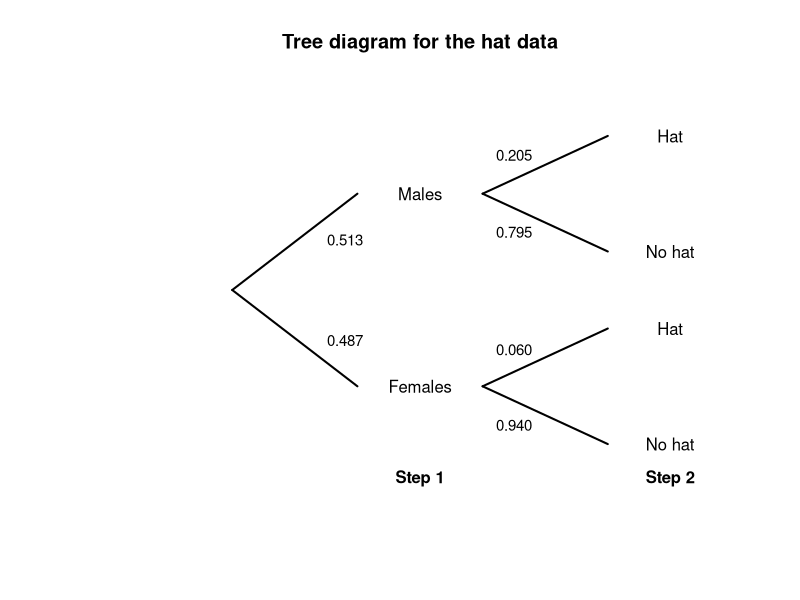
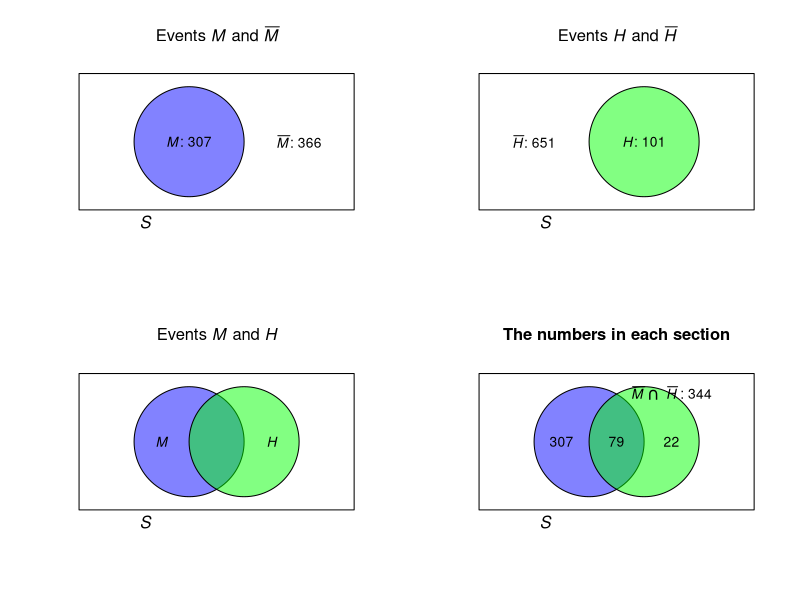
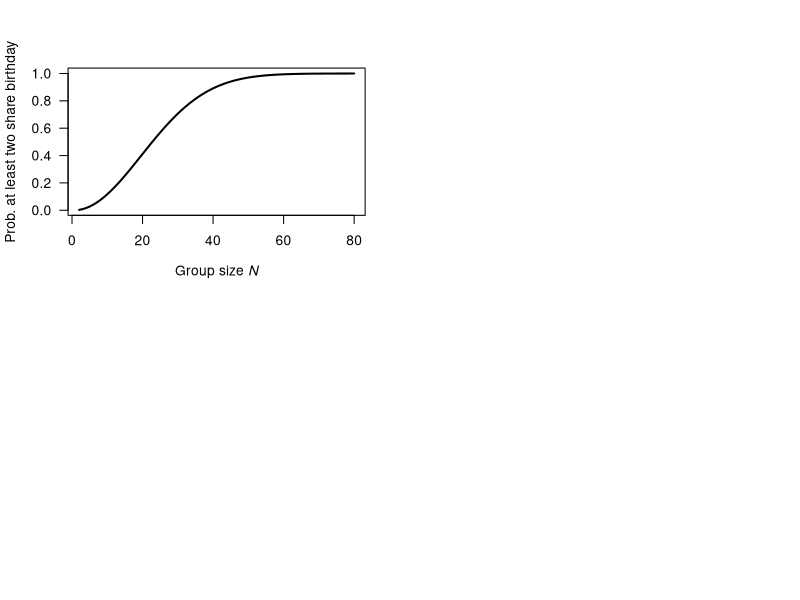
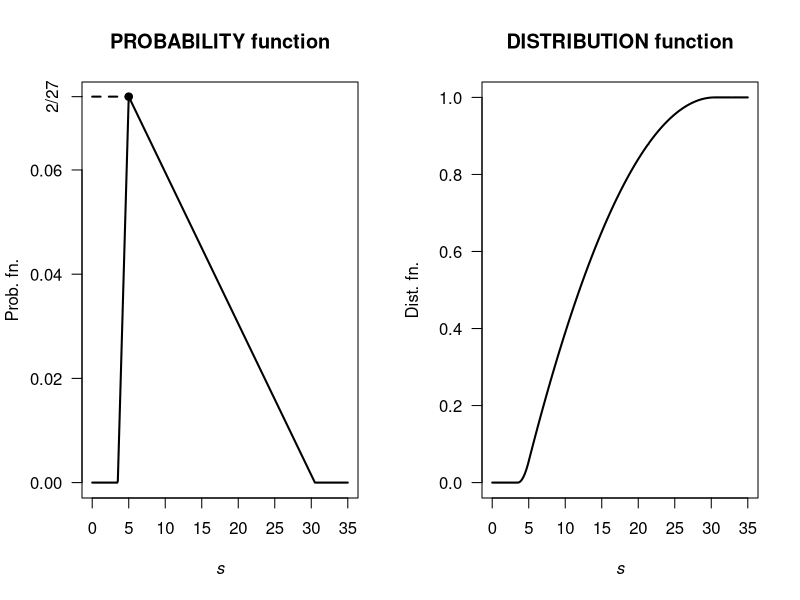
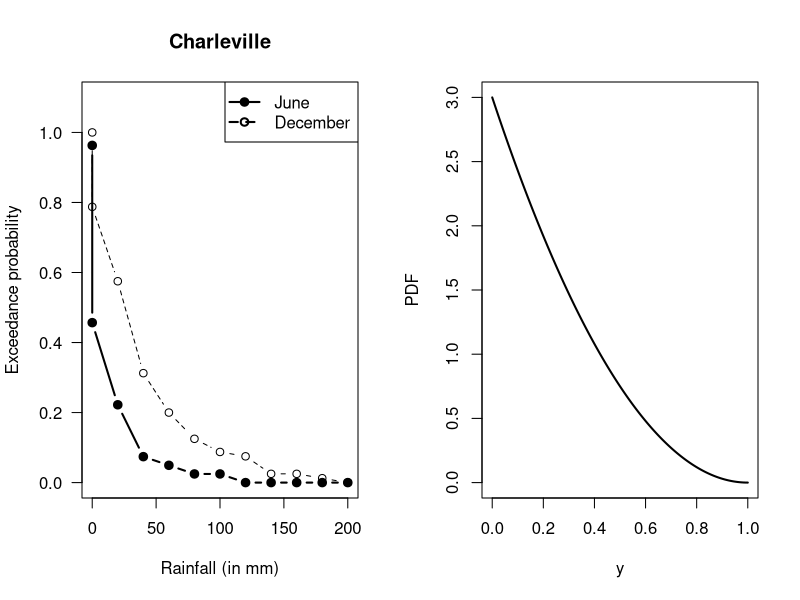
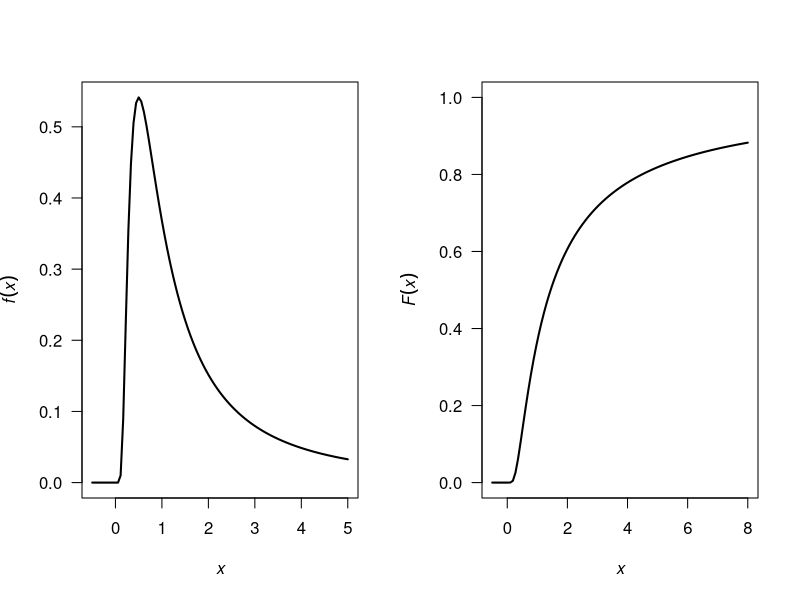
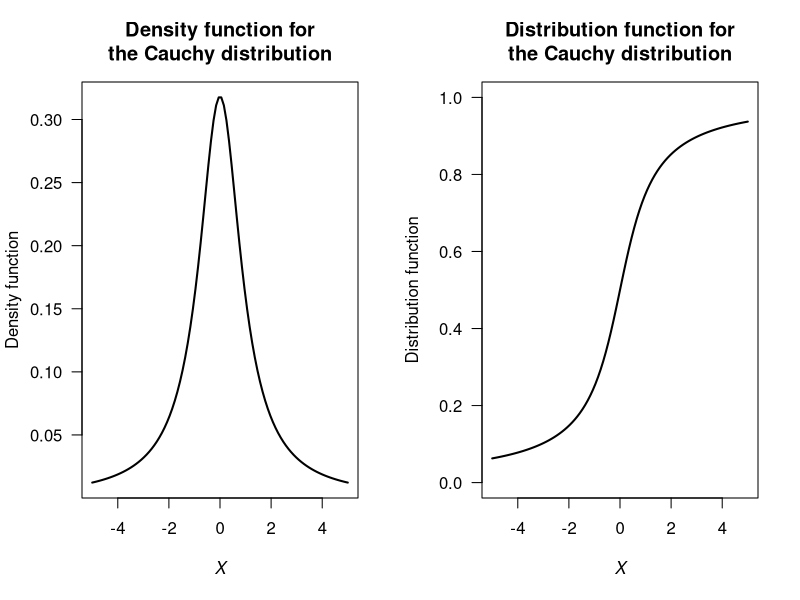
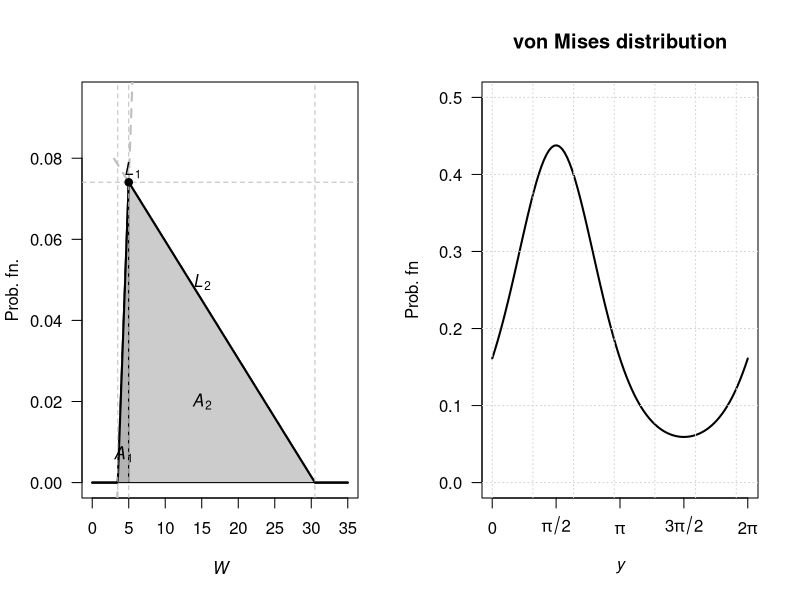

Write R code to recreate these figures, in order.
## ---- chunk 1
includeGraphsTables <- FALSE
## ---- chunk 2
# Part 1
whereSetA <- which( substr(state.name,
                           start = 1,
                           stop = 1)
                    == "W")
SetA <- state.name[whereSetA]
SetA

# Part 2
whereSetB <- which( substr(state.name,
                           start = 1,
                           stop = 5)
                    == "North")
SetB <- state.name[whereSetB]
SetB

# Part 3
Length_State_Names <- nchar(state.name)
whereSetC <- which( substr(state.name,
                          start = Length_State_Names,
                          stop = Length_State_Names)
                   == "a")
SetC <- state.name[whereSetC]
SetC

# Part 4 
SetD <- union(SetC, SetA)
SetD

# Part 5
SetE <- intersect(SetC, SetA)
SetE

# Part 6
whereSetF <- which( substr(state.name,
                           start = 1,
                           stop = 1)
                   != "W")
SetF <- state.name[whereSetF]

SetG <- intersect(SetC, SetF )
SetG
## ---- chunk 3
head(state.x77)
state_Names <- rownames(state.x77)
# Part 1
SetA <- state_Names[ state.x77[, 4] > 70 ]
SetB <- state_Names[ state.x77[, 8] < 500000 ]
SetC <- state_Names[ state.x77[, 3] > 2 ]
SetD <- state_Names[ state.x77[, 6] < 50 ]
SetE <- intersect(SetC, SetD)
SetF <- union( SetC, SetD)
## ---- chunk 4

plot( x = c(0, 1),
      y = c(0, 1),
      type = "n",
      main = "Tree diagram for the hat data",
      xlab = "",
      ylab = "",
      axes = FALSE)
#STEP 1
lines( x = c(0.2, 0.40),
       y = c(0.5, 0.75),
       lwd = 2)
lines( x = c(0.2, 0.40),
       y = c(0.5, 0.25),
       lwd = 2)
# STEP 2
lines( x = c(0.60, 0.80),
       y = c(0.75, 0.90),
       lwd = 2)
lines( x = c(0.60, 0.80),
       y = c(0.75, 0.60),
       lwd = 2)

lines( x = c(0.60, 0.80),
       y = c(0.25, 0.40),
       lwd = 2)
lines( x = c(0.60, 0.80),
       y = c(0.25, 0.10),
       lwd = 2)

# TEXT
text(x = 0.50,
     y = 0.75,
     labels = "Males")
text(x = 0.50,
     y = 0.25,
     labels = "Females")

text(x = 0.90,
     y = 0.90,
     labels = "Hat")
text(x = 0.90,
     y = 0.60,
     labels = "No hat")

text(x = 0.90,
     y = 0.40,
     labels = "Hat")
text(x = 0.90,
     y = 0.10,
     labels = "No hat")

# ADD PROBS
text(x = 0.38,
     y = 0.63,
     cex = 0.9,
     labels = "0.513")
text(x = 0.38,
     y = 0.37,
     cex = 0.9,
     labels = "0.487")

text(x = 0.65,
     y = 0.85,
     cex = 0.9,
     labels = "0.205")
text(x = 0.65,
     y = 0.65,
     cex = 0.9,
     labels = "0.795")

text(x = 0.65,
     y = 0.345,
     cex = 0.9,
     labels = "0.060")
text(x = 0.65,
     y = 0.15,
     cex = 0.9,
     labels = "0.940")

## STEPS
text(x = 0.50,
     y = 0.01,
     label = expression(bold("Step 1"))
     )
text(x = 0.90,
     y = 0.01,
     label = expression(bold("Step 2"))
     )
## ---- chunk 5
BRIS <- read.csv("Data/sunglasses.csv")
BRIS$Gender <- factor(BRIS$Gender,
                      levels = c(1, 2),
                      labels = c("Males",
                                 "Females"))
BRIS$Hat <- factor(BRIS$Hat,
                   levels = c(0, 1),
                   labels = c("No Hat",
                              "Hat"))

HatTable <- xtabs( Count ~ Gender + Hat,
                   data = BRIS)
HatTable <- cbind( HatTable,
                   "Total" = rowSums(HatTable) )

if( knitr::is_latex_output() ) {
  knitr::kable(HatTable,
               format = "latex",
               booktabs = TRUE,
               align = "r",
               longtable = FALSE,
               escape = FALSE,
               caption = "The numbers of males and females wearing a hat in the middle of the day in Brisbane") %>%
    kable_styling(font_size = 10) %>%
    row_spec(0, bold = TRUE)
}
if( knitr::is_html_output() ) {
  knitr::kable(HatTable,
               escape = TRUE,
               format = "html",
               booktabs = TRUE,
               align = "r",
               longtable = FALSE,
               caption = "The numbers of males and females wearing a hat in the middle of the day in Brisbane") %>%
    row_spec(1, bold = TRUE)
}
## ---- chunk 6
par( mfrow = c(2, 2))
colourMale <- rgb(0, 0, 255,
                  max = 255,
                  alpha = 125)
colourHat  <- rgb(0, 255, 0,
                  max = 255,
                  alpha = 125)

plot( x = c(0, 1),
      y = c(0, 1),
      type = "n",
      ylab = "",
      xlab = "",
      main = expression(paste("Events ", italic(M), " and ", bar(italic(M)))),
      axes = FALSE)

polygon( x = c(0, 0, 1, 1),
         y = c(0, 1, 1, 0))
plotrix::draw.circle(x = 0.4,
                     y = 0.5,
                     radius = 0.2,
                     col = colourMale)
text(x = 0.4,
     y = 0.5,
     labels = expression(paste(italic(M), ": 307")))
text(x = 0.8,
     y = 0.5,
     labels = expression(paste(bar(italic(M)), ": 366")))
mtext(text = expression(italic(S)),
      side = 1,
      adj = 0.25)


###############


plot( x = c(0, 1),
      y = c(0, 1),
      type = "n",
      ylab = "",
      xlab = "",
      main = expression(paste("Events ", italic(H), " and ", bar(italic(H)))) ,
      axes = FALSE)


polygon( x = c(0, 0, 1, 1),
         y = c(0, 1, 1, 0))

plotrix::draw.circle(x = 0.6,
                     y = 0.5,
                     radius = 0.2,
                     col = colourHat)

text(x = 0.6,
     y = 0.5,
     labels = expression(paste(italic(H), ": 101")))
text(x = 0.2,
     y = 0.5,
     labels = expression(paste( bar(italic(H)), ": 651")))

mtext(text = expression(italic(S)),
      side = 1,
      adj = 0.25)


####################


plot( x = c(0, 1),
      y = c(0, 1),
      type = "n",
      ylab = "",
      xlab = "",
      main = expression(paste("Events ", italic(M), " and ", italic(H))) ,
      axes = FALSE)


polygon( x = c(0, 0, 1, 1),
         y = c(0, 1, 1, 0))
plotrix::draw.circle(x = 0.4,
                     y = 0.5,
                     radius = 0.2,
                     col = colourMale)
plotrix::draw.circle(x = 0.6,
                     y = 0.5,
                     radius = 0.2,
                     col = colourHat)
text(x = 0.3,
     y = 0.5,
     labels = expression(italic(M)))
text(x = 0.7,
     y = 0.5,
     labels = expression(italic(H)))
mtext(text = expression(italic(S)),
      side = 1,
      adj = 0.25)


#################



plot( x = c(0, 1),
      y = c(0, 1),
      type = "n",
      ylab = "",
      xlab = "",
      main = "The numbers in each section",
      axes = FALSE)


polygon( x = c(0, 0, 1, 1),
         y = c(0, 1, 1, 0))
plotrix::draw.circle(x = 0.4,
                     y = 0.5,
                     radius = 0.2,
                     col = colourMale)
plotrix::draw.circle(x = 0.6,
                     y = 0.5,
                     radius = 0.2,
                     col = colourHat)
text(x = 0.3,
     y = 0.5,
     labels = "307")
text(x = 0.7,
     y = 0.5,
     labels = "22")
text(x = 0.7,
     y = 0.85,
     labels = expression(bar(italic(M)) ~ intersect() ~ bar(italic(H)) ~ ": 344") )
mtext(text = expression(italic(S)),
      side = 1,
      adj = 0.25)

# Intersection
text(x = 0.5,
     y = 0.5,
     label = "79")

## ---- chunk 7
N <- 2:80
probs <- array( dim = length(N) )

for (i in 1:length(N)){
  
  probs[i] <- 1 - prod( (365 - (1:N[i]) + 1)/365 )

}
plot( probs  ~ N,
      type = "l",
      lwd = 2,
      ylab = "Prob. at least two share birthday",
      xlab = expression(Group~size~italic(N)),
      las = 1)
## ---- chunk 8
set.seed(981686)
numberSimulations <- 5000
anyConsecutive <- 0

for (i in (1:numberSimulations)){
  # Find the six numbers
  theNumbers <- sample(1:45,
                       size = 6,
                       replace = FALSE)
  theNumbers <- sort(theNumbers)
  
  if (any( diff(theNumbers) == 1 )){
    anyConsecutive <- anyConsecutive + 1
  }
  
}
cat("Number with consecutive values", 
    anyConsecutive,"\n")
cat("Proportion with consecutive values", 
    round(anyConsecutive/numberSimulations, 3), "\n")
cat("Proportion WITHOUT consecutive values", 
    round(1 - anyConsecutive/numberSimulations, 3), "\n")
## ---- chunk 9
set.seed(123)

roll_die <- function(die, n) sample(die, n, replace = TRUE)

n <- 1e6
A <- c(2, 2, 4, 4, 9, 9)
B <- c(1, 1, 6, 6, 8, 8)
C <- c(3, 3, 5, 5, 7, 7)

# Simulate rolls
A_rolls <- roll_die(A, n)
B_rolls <- roll_die(B, n)
C_rolls <- roll_die(C, n)

# Compute win probabilities
p_A_beats_B <- mean(A_rolls > B_rolls)
p_B_beats_C <- mean(B_rolls > C_rolls)
p_C_beats_A <- mean(C_rolls > A_rolls)

c(
  "P(A > B)" = p_A_beats_B,
  "P(B > C)" = p_B_beats_C,
  "P(C > A)" = p_C_beats_A
)
## ---- chunk 10
par( mfrow = c(1, 2))

f <- function(x){
  f <- array( dim = length(x))
  f[x < 3.5] <- 0
  f[x > 30.5] <- 0
  xLO <- (x >= 3.5) & (x <= 5)
  xHI <- (x > 5) & (x <= 30.5)
  f[xLO] <- 4 * x[xLO] / 81 - (14 / 81)
  f[xHI] <- -4 * x[xHI]/1377 + 122/1377
  f
}

x <- seq(0, 35, 
         length = 500)

plot( f(x) ~ x,
      type = "l",
      lwd = 2,
      las = 1,
      main = "PROBABILITY function",
      xlab = expression(italic(s)),
      ylab = "Prob. fn.")
points(x = 5, 
       y = f(5), 
       pch = 19)
lines( x = c(0, 5),
       y = c(f(5), f(5)),
       lty = 2,
       lwd = 2)
axis(side = 2,
     at = f(5),
     labels = "2/27")




Fx <- function(x){
  F <- array( dim = length(x))
  
  for (i in (1:length(x))) {
    F[i] <- integrate(f, lower = 3.5, upper = x[i])$value
  }
  F
}

x <- seq(0, 35, 
         length = 500)

plot( Fx(x) ~ x,
      type = "l",
      lwd = 2,
      las = 1,
      ylim = c(0, 1),
      main = "DISTRIBUTION function",
      xlab = expression(italic(s)),
      ylab = "Dist. fn.")
## ---- chunk 11
(1 - Fx(20) ) / ( 1 - Fx(10))
## ---- chunk 12
Rain12 <- read.csv("Data/IDCJAC0001_044021/IDCJAC0001_044021_Data12.csv", 
                   na.strings = "null")
RainDec <- Rain12$Dec
RainJun <- Rain12$Jun

breaks <- c( 0, 0.01, 20,
             seq(40, 220, by = 20) )
outDec <- hist(RainDec,
               breaks = breaks,
               plot = FALSE)
outJun <- hist(RainJun, 
               breaks = breaks,
               plot = FALSE)

Buckets <- c("Zero", 
           "0 < R < 20",
           "20 <= R < 40",
           "40 <= R < 60",
           "60 <= R < 80",
           "80 <= R < 100",
           "100 <= R < 120",
           "120 <= R < 140",
           "140 <= R < 160",
           "160 <= R < 180",
           "180 <= R < 200",
           "200 <= R < 220")

cbind("Buckets" = Buckets,
      "Jun" = outJun$counts,
      "Dec" = outDec$counts)

exceedanceJun <-  ( sum(outJun$counts) - cumsum(outJun$counts) ) / sum(outJun$counts)
exceedanceDec <-  ( sum(outDec$counts) - cumsum(outDec$counts) ) / sum(outDec$counts)

plot( exceedanceJun ~ breaks[1:12], 
      type = "b",
      xlab = "Rainfall (in mm)",
      ylab = "Exceedance probability",
      main = "Charleville",
      ylim = c(0, 1.1),
      lwd = 2,
      lty = 1,
      pch = 19,
      las = 1)
lines( exceedanceDec ~ breaks[1:12], 
       type = "b",
      pch = 1,
      lty = 2,
      las = 1)
legend("topright",
       lwd = 2,
       pch = c(19, 1),
       lty = c(1, 2),
       legend = c("June",
                  "December"))
## ---- chunk 13
y <- seq(0, 1, length = 500)
fy <- ( (1 - y)^2 ) * 3

plot(fy ~ y,
     lwd = 2,
     xlab = "y",
     ylab = "PDF",
     type = "l")
## ---- chunk 14
par( mfrow = c(1, 2))

f1 <- function(x){
  fy <- array(0, dim = length(x))
  fy <- ifelse(x > 0,
               exp(-1/x) / x^2,
               0)
  fy
}

x <- seq(-0.5, 5, length = 100)

plot( f1(x) ~ x,
      type = "l",
      lwd = 2,
      xlab = expression(italic(x)),
      ylab = expression(italic(f)(italic(x))),
      las = 1)



F1 <- function(x){
  fy <- array(0, dim = length(x))
  fy <- ifelse(x > 0,
               exp(-1/x),
               0)
  fy
}

x <- seq(-0.5, 8, length = 100)

plot( F1(x) ~ x,
      type = "l",
      lwd = 2,
      ylim = c(0, 1),
      xlab = expression(italic(x)),
      ylab = expression(italic(F)(italic(x))),
      las = 1)


## ---- chunk 15
### 1 SUIT
suits1 <- 4 * choose(13, 4) / choose(52, 4)

### 2 SUITS
suits2 <- choose(4, 3) * choose(13, 3) * choose(3, 1) * choose(13, 1) + 
          choose(4, 2) * choose(13, 2) * choose(13, 2)
suits2 <- suits2 / choose(52, 4)

### 4 SUITS:
suits4 <- choose(13, 1) * choose(13, 1) * choose(13, 1) * choose(13, 1)
suits4 <- suits4  / choose(52, 4)

suits3 <- 1 - suits1 - suits2 - suits4

round( c(suits1, suits2, suits3, suits4), 3)
## ---- chunk 16
par( mfrow = c(1, 2))
x <- seq(-5, 5,
         length = 100)
y <- 1 / (pi * (1 + x^2))
plot(y ~ x,
     lwd = 2,
     las = 1,
     type = "l",
     main = "Density function for\nthe Cauchy distribution",
     xlab = expression(italic(X)),
     ylab = "Density function")

Y <- atan(x)/pi + 0.5
plot(Y ~ x,
     lwd = 2,
     las = 1,
     ylim = c(0, 1),
     type = "l",
     main = "Distribution function for\nthe Cauchy distribution",
     xlab = expression(italic(X)),
     ylab = "Distribution function")
## ---- chunk 17
flo <- function(x){
  (4/81) * x - (14/81)
}
fhi <- function(x){
  (-4/1377) * x + (122/1377)
}

ff <- function(x){
  y <- array( 0, 
              dim = length(x))
  
  lo <- (x <= 3.5)
  hi <- (x >= 30.5)
  midlo <- (x > 3.5) & (x < 5)
  midhi <- (x >= 5)  & (x < 30.5)
  
  y[midlo] <- flo( x[midlo] )
  y[midhi] <- fhi( x[midhi] )
  y
}

y <- seq(0, 35,
         length = 500)

plot(ff(y) ~ y, 
     type="l",
     las = 1,
     lwd = 2,
     xlab = expression(italic(W)),
     ylab = "Prob. fn.",
     ylim = c(0, 0.095) )


polygon( x = c(3.5, 5, 5, 3.5),
         y = c(0, 2/27, 0, 0),
         col = grey(0.7))
polygon( x = c(5, 5, 30.5, 5),
         y = c(0, 2/27, 0, 0),
         col = grey(0.8))

ylo <- seq(0, 7, 
           length = 100)
lines(flo(ylo) ~ ylo,
      lty = 2,
      col = "grey",
      lwd = 2)

yhi <- seq(3, 30.5, 
           length = 100)
lines(fhi(yhi) ~ yhi,
      lty = 2,
      col = "grey",
      lwd = 2)

lines(ff(y) ~ y, 
     lwd = 2)


abline(v = c(3.5, 5, 30.5),
        lty = 2, 
        col = "grey")
abline(h = 2/27,
       lty = 2,
       col = "grey")
points(x = 5,
       y = 2/27,
       pch = 19)

text( 4.25, 0.007,
      labels = expression(italic(A)[1]))
text( 15, 0.02,
      labels = expression(italic(A)[2]))

text(15, fhi(15),
     pos = 3,
     labels = expression(italic(L)[2]))
text(5.5, fhi(5.5),
     pos = 3,
     labels = expression(italic(L)[1]))
## ---- chunk 18
vonMises <- function(y, mu, lambda){
  exp( lambda * cos( y - mu))
}
k <- integrate(vonMises, 
               lower = 0,
               upper = pi,
               lambda = 1,
               mu = pi/2)

y <- seq(0, 2 * pi, 
         length = 100)
mu <- pi/2
lambda <- 1
fy <- exp( lambda * cos( y - mu) ) / k$value

plot(fy ~ y,
     type = "l",
     ylim = c(0, 0.5),
     lwd = 2,
     xlab = expression(italic(y)),
     ylab = "Prob. fn",
     main = "von Mises distribution", 
     axes = FALSE)
axis(side = 2, 
     las = 1)
axis(side = 1,
     at = c(0, 0.5, 1, 1.5, 2)* pi,
     label = c("0",
               expression(pi/2),
               expression(pi),
               expression(3*pi/2),
               expression(2*pi)))
box()
grid()
## ---- chunk 19
y <- seq(0, 4,
         length = 200)
phiVec <- c(0.5, 1, 2)

dIG <- function(x, mu, phi){
  front <- 1 / sqrt(2 * pi * y^3 * phi)
  power <- -(y - mu)^2 / (2 * phi * y * mu^2)
  
  front * exp( power)
}

plot( dIG(y, mu = 1, phi = phiVec[1]) ~ y,
      type = "l",
      xlab = expression(italic(y)),
      ylab = "Prob. fn",
      main = "inverse Gaussian distribution",
      lwd = 2,
      lty = 1,
      ylim = c(0, 1.5),
      las = 1)
lines( dIG(y, mu = 1, phi = phiVec[2]) ~ y,
       lty = 2,
       lwd = 2)
lines( dIG(y, mu = 1, phi = phiVec[3]) ~ y,
       lty = 3,
       lwd = 2)
legend("topright",
       lwd = 2,
       lty = 1:3,
       legend = c(expression(phi==0.5),
                  expression(phi==1),
                  expression(phi==2)))
## ---- chunk 20
dPareto <- function(x, k, alpha){
  pfn <- array( 0, length(x) )
  
  xx <- x[x > k]
  
  pfn[x > k] <- alpha * k^alpha * xx^(-alpha - 1)
  
  pfn
}

y <- seq(0, 7, 
         length = 100)
fy <- dPareto(y,
              alpha = 3,
              k = 3)
plot(fy ~ y,
     type = "l",
     las = 1,
     xlab = expression(italic(x)),
     ylab = "Prob. fn",
     main = "Pareto distribution",
     lwd = 2)
## ---- chunk 21
pSoliton <- function(K){
  y <- array( dim = K)
  Kseq <- 2:K

  y[1] <- 1/K
  y[2:K] <- 1/(Kseq * (Kseq - 1) )
  y
}


par(mfrow = c(1, 2))

K <- 6
px <- pSoliton(K)

plot(px ~ I(1:K), 
     type = "p",
     pch = 19,
     las = 1,
     xlab = expression(italic(x)),
     ylab = "Prob. fn.")
lines(px ~ I(1:K), 
     type = "h",
     lty = 2,
     col = "grey",
     lwd = 2)

K <- 10
px <- pSoliton(K)

plot(px ~ I(1:K), 
     type = "p",
     pch = 19,
     las = 1,
     xlab = expression(italic(x)),
     ylab = "Prob. fn.")
lines(px ~ I(1:K), 
     type = "h",
     lty = 2,
     col = "grey",
     lwd = 2)
## ---- chunk 22
sum( dbinom(10:25, # Part 1
            size = 25,
            prob = 0.30) )
sum( dbinom(0:9,  # Part 2
            size = 25,
            prob = 0.30) )
sum( dbinom(5:10,  # Part 3
            size = 25,
            prob = 0.30) )
dgeom(x  = 5,  # Part 4: 5 fails before 1st success
      prob = 0.30)

sum( dgeom(x  = 7:50,  # Part 5: Num. fails! 
           prob = 0.30) )

# Part 6; This means 5 fails, before 3rd success
dnbinom(x = 5,
        prob = 0.30,
        size = 3)
## ---- chunk 23
# Part 4
sum( dgeom(0:2,  # 0 to 2 failures before the success
           prob = 0.25))

## ---- chunk 24
dpois(x = 4,     lambda = 5)
dpois(x = 4 + 1, lambda = 5)
## ---- chunk 25
# Proportion excluded:
pnorm(30, 48, 8.8) + # Slower than 30
   (1- pnorm(72, 48, 8.8)) # Faster than 72
## ---- chunk 26
v <- seq(0, 1, length = 500)

PDFv <- dbeta(v, shape1 = 0.287, shape2 = 0.926)

plot( PDFv ~ v,
      type = "l",
      las = 1,
      xlim = c(0, 1),
      ylim = c(0, 5),
      xlab = expression(italic(V)),
      ylab = "PDF",
      main = "Distribution of V",
      lwd = 2)
## ---- chunk 27
alpha <- 2; betaS <- 0.04; betaW <- 0.03
x <- seq(0, 1, length = 1000)

yS <- dgamma( x, shape = alpha, scale = betaS)
yW <- dgamma( x, shape = alpha, scale = betaW)

plot( range(c(yS, yW)) ~  range(x),
      type = "n", # No plot, just canvas
      las = 1,
      xlab = "Event duration (in ??)",
      ylab = "Prob. fn.")
lines(yS ~ x, 
      lty = 1,
      lwd = 2)
lines(yW ~ x, 
      lty = 2,
      lwd = 2)
legend( "topright",
        lwd = 2,
        lty = 1:2,
        legend = c("Summer", "Winter"))

1 - pgamma(6/24, shape = alpha, scale = betaW)
1 - pgamma(6/24, shape = alpha, scale = betaS)

## ---- chunk 28
htMean <- function(x) {
  7.5 * x + 70
}
htSD <- function(x) {
  0.4575 * x + 1.515
}

NumSims <- 10000

Ages <- c(
  rep(2, NumSims * 0.32),
  rep(3, NumSims * 0.33),
  rep(4, NumSims * 0.25),
  rep(5, NumSims * 0.10)
)

Hts <- rnorm(NumSims,
             mean = htMean(Ages),
             sd = htSD(Ages))
hist(Hts,
     las = 1,
     xlab = "Heights (in cm)")

# Taller than 100:
cat("Taller than 100cm:", sum( Hts > 100) / NumSims * 100, "%\n")
# Mean and variance:
cat("Mean:", mean( Hts ), "cm; ",
    "Std dev: ", sd(Hts), "cm\n")

# Sort the heights to find where the tallest 20% are:
cat("Tallest 15% are taller than", 
    sort(Hts)[ NumSims * 0.85], "cm\n")
## ---- chunk 29
set.seed(932649)

NumRainEvents <- rpois(1,
                       lambda = 0.78)
MonthlyRain <- 0

if ( NumRainEvents > 0) {
     EventAmounts <- rgamma(NumRainEvents,
                           shape = 0.5,
                           scale = 6 )
     MonthlyRain <- sum( EventAmounts )
}
## ---- chunk 30
set.seed(932649)

MonthlyRain <- array(0,  
                     dim = 1000)

for (i in 1:1000){
 NumRainEvents <- rpois(1,
                       lambda = 0.78)
 MonthlyRain[i] <- 0

  if ( NumRainEvents > 0) {
       EventAmounts <- rgamma(NumRainEvents,
                             shape = 0.5,
                             scale = 6 )
       MonthlyRain[i] <- sum( EventAmounts )
  }
}

# Exact zeros:
sum(MonthlyRain == 0) / 1000
mean(MonthlyRain)
mean(MonthlyRain[MonthlyRain > 0])
## ---- chunk 31
set.seed(8584444)
## ---- chunk 32
annualRainfallList <- array( NA, dim = 1000)
for (i in 1:1000){
   rainAmounts <- array( 0, dim = 365) # Reset for each simulation

    wetDays <- rbinom(365, size = 1, prob = 0.32) # 1: Wet day
   locateWetDays <- which( wetDays == 1 )


   rainAmounts[locateWetDays] <- rgamma( n = length(locateWetDays),
                                         shape = 2,
                                         scale = 20)
   annualRainfallList[i] <- sum(rainAmounts)
}
# hist( annualRainfallList)
## ---- chunk 33
set.seed(8584444)
## ---- chunk 34
Days <- 1 : 365
prob <- (1 + cos( 2 * pi * Days/365) ) / 2.2

annualRainfallList2 <- array( NA, dim = 1000)
for (i in 1:1000){

  wetDays <- rbinom(365, size = 1, prob = prob) # 1: Wet day
  
  locateWetDays <- which( wetDays == 1 )
  
  rainAmounts2 <- array( 0, dim = 365)
  
  rainAmounts2[locateWetDays] <- rgamma( n = length(locateWetDays),
                                         shape = 2,
                                         scale = 20)
   annualRainfallList2[i] <- sum(rainAmounts2)
}
#hist( annualRainfallList2)
## ---- chunk 35
set.seed(8584444)
## ---- chunk 36
Days <- 1 : 365

probList <- array( dim = 365)
probList[1] <- 0.32

annualRainfallList3 <- array( NA, dim = 1000)

for (i in 1:1000){
  
  rainAmounts <- array( dim = 365 )

  for (day in 1:365) {
    if ( day == 1 ) {
      probList[1] <- 0.32
      wetDay <- rbinom(1, 
                       size = 1, 
                       prob = probList[1]) # 1: Wet day
      rainAmounts[1] <- rgamma( n = 1,
                                shape = 2,
                                scale = 20)

    } else {
    
      probList[i] <- ifelse( rainAmounts[day - 1] == 0,
                             0.15,
                             0.55)
      wetDay <- rbinom(1, 
                       size = 1, 
                       prob = probList[i]) # 1: Wet day

      if (wetDay) {
        rainAmounts[day] <- rgamma( n = 1,
                                    shape = 2,
                                    scale = 20)
      } else {
        rainAmounts[day] <- 0
      }
    }
  }
  annualRainfallList3[i] <- sum(rainAmounts)
    
}

#hist( annualRainfallList3)
## ---- chunk 37

par( mfrow = c(1, 2) )

plot( x = c(0, 430),
      y = c(0, 450),
      type = "n",
      asp = 1,
      main = "The weight of nuts plus dried fruit\nis between 300g and 400g",
      xlab = expression(italic(X)),
      ylab = expression(italic(Y)),
      las = 1)
abline(v = 0, 
       lty = 1)
abline(h = 0,
       lty = 1)

polygon( x = c(0, 0, 400, 300),
         y = c(300, 400, 0, 0),
         lwd = 3,
         col = "grey")
arrows(x0 = 200,
       y0 = 400,
       x1 = 100,
       y1 = 300,
       angle = 15,
       length = 0.25)
text(200, 400,
     pos = 3,
     labels = expression(italic(X)+italic(Y)==400))


arrows(x0 = 300,
       y0 = 200,
       x1 = 200,
       y1 = 100,
       angle = 15,
       length = 0.25)
text(300, 200,
     pos = 3,
     labels = expression(italic(X)+italic(Y)==300))

########################

plot( x = c(0, 430),
      y = c(0, 450),
      asp = 1,
      type = "n",
      axes = FALSE,
      main = "A minimum of 100g of nuts\nand a minimum of 100g of dried fruit",
      xlab = expression(italic(X)),
      ylab = expression(italic(Y)),
      las = 1)
axis(side = 1,
     at = c(100, 300, 400, 500),
     labels = c(expression(plain(min)(italic(X))==100), 300, 400, 500))
axis(side = 2,
     las = 1,
     at = seq(0, 500, by = 100),
     labels = c(0, expression(plain(min)*(italic(Y))==100), 200, 300, 400, 500))
box()


abline(v = 0, 
       lty = 1)
abline(h = 0,
       lty = 1)

polygon( x = c(0, 0, 400, 300),
         y = c(300, 400, 0, 0),
         lwd = 1,
         lty = 2,
         col = "white")


lines( x = c(100, 100),
       y = c(0, 200),
       lty = 2)
lines( x = c(0, 200),
       y = c(100, 100),
       lty = 2)


polygon( x = c(100, 100, 300, 200),
         y = c(200, 300, 100, 100),
         lwd = 3,
         col = "grey")

## ---- chunk 38
par( mfrow = c(1, 3))

xwide <- seq(-0.75, 0.75,
             length = 100)
x <- seq( -0.5, 0.5,
          length = 100)
y <- dunif(xwide, 
           min = -0.5,
           max = 0.5)
plot( y ~ xwide,
      lwd = 2,
      las = 1,
      type = "l",
      main = expression(The~PDF~"of"~italic(X)),
      xlab = expression(italic(X)),
      ylab = expression(PDF~"of"~italic(X)) )


###

Y <- (4 - x^2)
Ywide <- (4 - xwide^2)

plot(Ywide ~ xwide,
     main = "The transformation",
     las = 1,
     lwd = 2,
     type = "l",
     col = "grey",
     xlab = expression(italic(X)),
     ylab = expression(italic(Y)))
lines(Y ~ x,
      lwd = 4 ,
      col = "black")

abline(v = 0)

yht <- 3.85
x1 <- -sqrt(4 - yht)
x2 <- sqrt(4 - yht)
abline( h = yht,
        col = "grey",
        lty = 2)
abline( v = x1,
        col = "grey",
        lty = 2)
abline( v = x2,
        col = "grey",
        lty = 2)

text(x = x1,
     y = yht,
     pos = 1,
     labels = expression(italic(x)[1]) )
text(x = x2,
     pos = 1,
     y = yht,
     labels = expression(italic(x)[2]) )
mtext(expression(italic(y)),
      at = yht,
      line = 1,
      side = 2,
      las = 1)
##
y <- seq(3.75, 4,
         length = 100)
PDFy <- 1 / sqrt(4 - y)

plot( PDFy ~ y,
      lwd = 2,
      las = 1,
      type = "l",
      ylim = c(0, 10),
      xlim = c(3.65, 4.15),
      main = expression(The~PDF~"of"~italic(Y)),
      xlab = expression(italic(Y)),
      ylab = expression(PDF~"of"~italic(Y)) )
lines( x = c(3.5, 3.75),
       y = c(0, 0),
       lwd = 2)
lines( x = c(4, 4.15),
       y = c(0, 0),
       lwd = 2)
abline( v = c(3.75, 4),
        lty = 2,
        col = "grey")
## ---- chunk 39
par( mfrow = c(2, 2))

x <- seq(0, 8,
         length = 500)

plot( dlnorm(x, meanlog = log(1), sdlog = 1) ~ x,
      xlab = expression(italic(y)),
      ylab = "PDF",
      type = "l",
      main = expression(Log~normal*":"~mu==1~and~sigma==1),
      lwd = 2,
      las = 1)
plot( dlnorm(x, meanlog = log(3), sdlog = 1) ~ x,
      xlab = expression(italic(y)),
      ylab = "PDF",
      type = "l",
      main = expression(Log~normal*":"~mu==3~and~sigma==1),
      lwd = 2,
      las = 1)
plot( dlnorm(x, meanlog = log(1), sdlog = 2) ~ x,
      xlab = expression(italic(y)),
      ylab = "PDF",
      main = expression(Log~normal*":"~mu==1~and~sigma==2),
      type = "l",
      lwd = 2,
      las = 1)
plot( dlnorm(x, meanlog = log(3), sdlog = 2) ~ x,
      xlab = expression(italic(y)),
      ylab = "PDF",
      main = expression(Log~normal*":"~mu==3~and~sigma==2),
      type = "l",
      lwd = 2,
      las = 1)
## ---- chunk 40
(1 - plnorm(2, meanlog=2, sdlog=2)) / 
  (1 - plnorm(1, meanlog=2, sdlog=2))
## ---- chunk 41
v <- seq(0, 1, length = 500)
stime <- 4.5 + 11 * v
  
PDFv <- dbeta(v, shape1 = 0.287, shape2 = 0.926)

plot( PDFv ~ stime,
      type = "l",
      las = 1,
      xlim = c(0, 15.5),
      ylim = c(0, 5),
      xlab = expression(italic(S)),
      ylab = "PDF",
      main = "Distribution of S",
      lwd = 2)
abline(v = 4.5,
       lty = 2,
       col = "grey",
       lwd = 2)
## Part 3
1 - pbeta( 0.9545455, shape1 = 0.287, shape2 = 0.926)

## Part 4
qbeta(0.2, shape1 = 0.287, shape2 = 0.926) + 4.5
